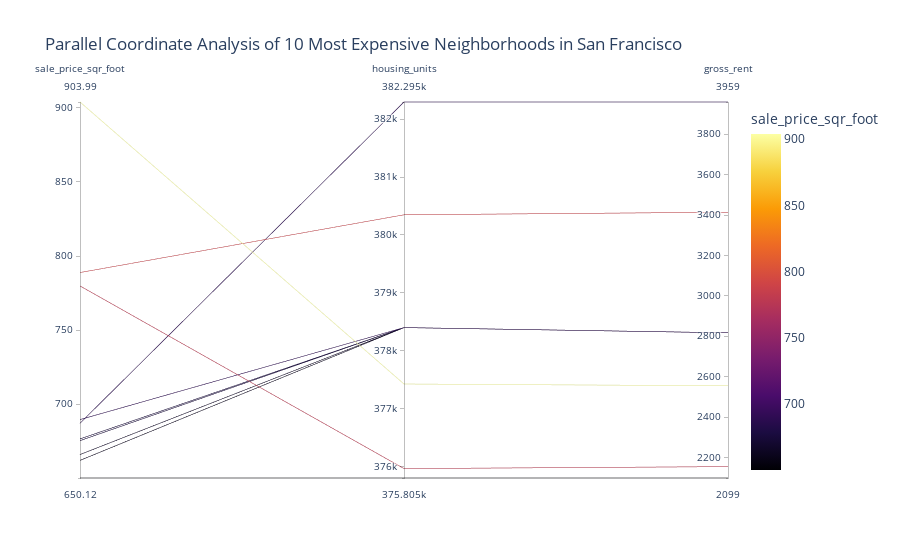

Here is the notebook cell this chart was saved with:
### Markdown cell above
### Create a parallel coordinates plot and parallel categories plot of most expensive neighborhoods in San Francisco per year

### Code cell
color_continuous_scale=px.colors.sequential.Inferno,
# Parallel Categories Plot
#expensive_10 =  top_10_sppsf_neighborhood.drop(columns='year',
px.parallel_coordinates(
    top_10_sppsf_neighborhood,
    color_continuous_scale=px.colors.sequential.Inferno,
    color='sale_price_sqr_foot',
    title='Parallel Coordinate Analysis of 10 Most Expensive Neighborhoods in San Francisco'
)

### Figure 1 — Plotly figure (JSON) as saved in the notebook; plotly's stock layout.template omitted (floating-point values rounded to 4 significant figures)
{"data": [{"dimensions": [{"label": "sale_price_sqr_foot", "values": [904.0, 788.8, 779.8, 689.6, 687.1, 676.5, 675.4, 666.0, 662.0, 650.1]}, {"label": "housing_units", "values": [377400.0, 380348, 376000.0, 378401, 382295, 378401, 378401, 378401, 378401, 375805]}, {"label": "gross_rent", "values": [2555.0, 3414, 2155.0, 2817.0, 3959, 2817.0, 2817.0, 2817.0, 2817.0, 2099]}], "domain": {"x": [0, 1], "y": [0, 1]}, "line": {"color": [904.0, 788.8, 779.8, 689.6, 687.1, 676.5, 675.4, 666.0, 662.0, 650.1], "coloraxis": "coloraxis"}, "name": "", "type": "parcoords"}], "layout": {"autosize": true, "coloraxis": {"colorbar": {"title": {"text": "sale_price_sqr_foot"}}, "colorscale": [[0, "#000004"], [0.1111, "#1b0c41"], [0.2222, "#4a0c6b"], [0.3333, "#781c6d"], [0.4444, "#a52c60"], [0.5556, "#cf4446"], [0.6667, "#ed6925"], [0.7778, "#fb9b06"], [0.8889, "#f7d13d"], [1, "#fcffa4"]]}, "legend": {"tracegroupgap": 0}, "title": {"text": "Parallel Coordinate Analysis of 10 Most Expensive Neighborhoods in San Francisco"}}}
